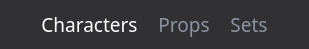
                                         <widget class="QFrame" name="frame_assets_scrol_btn">
                                          <property name="maximumSize">
                                           <size>
                                            <width>16777215</width>
                                            <height>40</height>
                                           </size>
                                          </property>
                                          <property name="styleSheet">
                                           <string notr="true">QFrame{
	background-color:#313134;
	border-radius:15px;
	margin-left:30px;
	margin-right:30px;
}
QPushButton{
	color:#8B94A4;
	background-color:transparent;
	border:none;
}
QPushButton:checked{
	color:#FFF;
	background-color:transparent;
	border:none;
}</string>
                                          </property>
                                          <property name="frameShape">
                                           <enum>QFrame::NoFrame</enum>
                                          </property>
                                          <property name="frameShadow">
                                           <enum>QFrame::Raised</enum>
                                          </property>
                                          <layout class="QHBoxLayout" name="horizontalLayout_13">
                                           <property name="spacing">
                                            <number>20</number>
                                           </property>
                                           <item>
                                            <widget class="QPushButton" name="btn_characters">
                                             <property name="font">
                                              <font>
                                               <family>Quicksand</family>
                                               <pointsize>14</pointsize>
                                              </font>
                                             </property>
                                             <property name="text">
                                              <string>Characters</string>
                                             </property>
                                             <property name="checkable">
                                              <bool>true</bool>
                                             </property>
                                             <property name="checked">
                                              <bool>true</bool>
                                             </property>
                                            </widget>
                                           </item>
                                           <item>
                                            <widget class="QPushButton" name="btn_props">
                                             <property name="font">
                                              <font>
                                               <family>Quicksand</family>
                                               <pointsize>14</pointsize>
                                              </font>
                                             </property>
                                             <property name="text">
                                              <string>Props</string>
                                             </property>
                                             <property name="checkable">
                                              <bool>true</bool>
                                             </property>
                                            </widget>
                                           </item>
                                           <item>
                                            <widget class="QPushButton" name="btn_sets">
                                             <property name="font">
                                              <font>
                                               <family>Quicksand</family>
                                               <pointsize>14</pointsize>
                                              </font>
                                             </property>
                                             <property name="text">
                                              <string>Sets</string>
                                             </property>
                                             <property name="checkable">
                                              <bool>true</bool>
                                             </property>
                                            </widget>
                                           </item>
                                          </layout>
                                         </widget>
